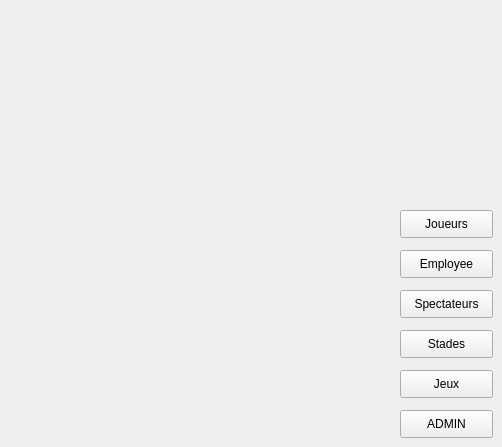
      <widget class="QWidget" name="tab_3">
       <attribute name="title">
        <string>Menu</string>
       </attribute>
       <widget class="QPushButton" name="pushButton_34">
        <property name="geometry">
         <rect>
          <x>400</x>
          <y>330</y>
          <width>93</width>
          <height>28</height>
         </rect>
        </property>
        <property name="text">
         <string>Stades</string>
        </property>
       </widget>
       <widget class="QPushButton" name="pushButton_35">
        <property name="geometry">
         <rect>
          <x>400</x>
          <y>370</y>
          <width>93</width>
          <height>28</height>
         </rect>
        </property>
        <property name="text">
         <string>Jeux</string>
        </property>
       </widget>
       <widget class="QPushButton" name="pushButton_36">
        <property name="geometry">
         <rect>
          <x>400</x>
          <y>250</y>
          <width>93</width>
          <height>28</height>
         </rect>
        </property>
        <property name="text">
         <string>Employee</string>
        </property>
       </widget>
       <widget class="QPushButton" name="pushButton_37">
        <property name="geometry">
         <rect>
          <x>400</x>
          <y>290</y>
          <width>93</width>
          <height>28</height>
         </rect>
        </property>
        <property name="text">
         <string>Spectateurs</string>
        </property>
       </widget>
       <widget class="QPushButton" name="pushButton_38">
        <property name="geometry">
         <rect>
          <x>400</x>
          <y>210</y>
          <width>93</width>
          <height>28</height>
         </rect>
        </property>
        <property name="text">
         <string>Joueurs</string>
        </property>
       </widget>
       <widget class="QPushButton" name="pushButton_39">
        <property name="geometry">
         <rect>
          <x>400</x>
          <y>410</y>
          <width>93</width>
          <height>28</height>
         </rect>
        </property>
        <property name="text">
         <string>ADMIN</string>
        </property>
       </widget>
      </widget>
